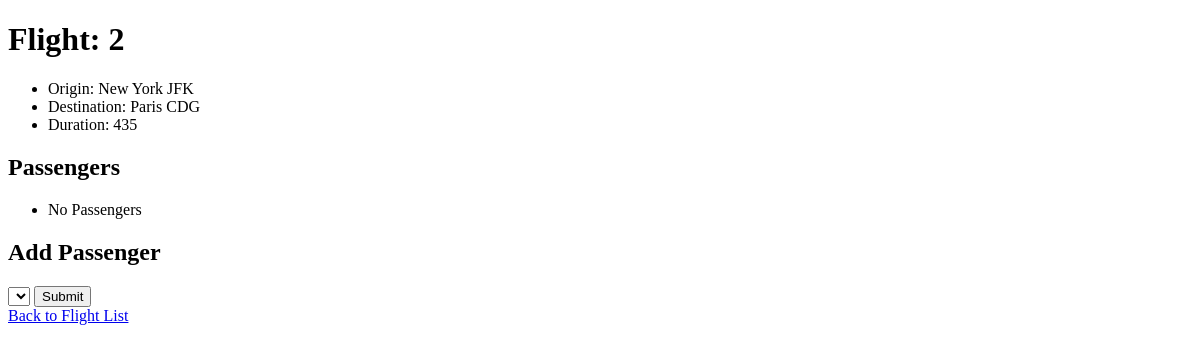
Before: /flights/2 with the older database file.
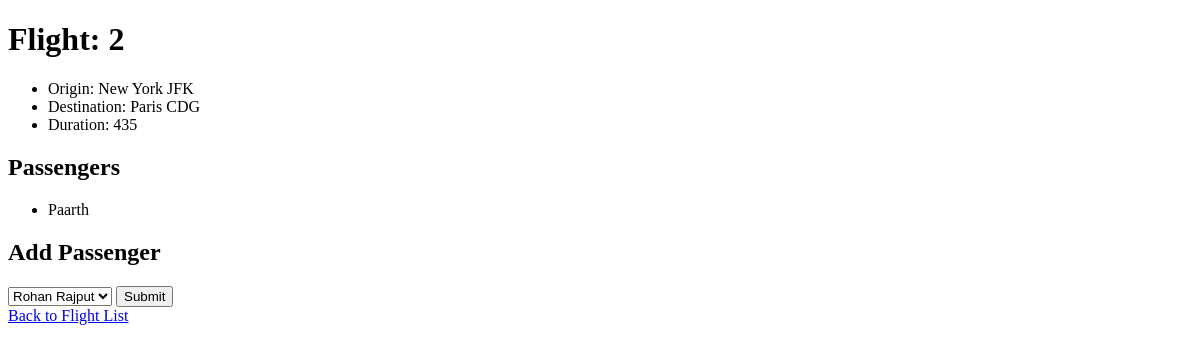
After: the same page with the newer database file.
### flights/models.py (models this page shows)
class Passengers(models.Model):
    firstname = models.CharField(max_length=50)
    lastname = models.CharField(max_length=50, blank=True)
    flights = models.ManyToManyField(Flight, blank=True, related_name="passengers")
    def __str__(self):
        return f"{self.firstname} {self.lastname}"

### flights/views.py (the view)
# urls.py: path("<int:flight_id>", views.flight, name="flight"),
def flight(request, flight_id):
    flight = Flight.objects.get(id = flight_id)
    return render(request, "flights/flight.html", {
        "flight": flight,
        "passengers": flight.passengers.all(),
        "non_passengers":Passengers.objects.exclude(flights=flight).all()
        })

### flights/models.py (called while the page is built)
    def __str__(self):
        return f"{self.city} {self.code}"

### flights/templates/flights/flight.html (shortened to what this page needs)
{% extends "flights/layout.html" %}
{% block body %}
    <h1>Flight: {{flight.id}} </h1>
    <ul>
        <li> Origin: {{flight.origin}}</li>
        <li> Destination: {{flight.destination}}</li>
        <li> Duration: {{flight.duration}}</li>
    </ul>
    <h2>Passengers</h2>
    <ul>
        {% for passenger in passengers %}
            <li>{{ passenger }}</li>
        {% empty %}
            <li>No Passengers</li>
        {% endfor %}
    </ul>
    <h2>Add Passenger</h2>
    <form action="{% url 'book' flight.id%}" method="post">
    <select name="passenger">
        {% for passenger in non_passengers %}
            <option value="{{passenger.id}}">{{passenger}}</option>
        {% endfor %}
    </select>
    <input type="submit">
    </form>
    <a href="{% url 'index' %}">Back to Flight List</a>
{% endblock body %}

Changed rows visible on the page:
added Passengers: firstname+lastname "Paarth"
Other visible differences:
form field passenger: (not shown) → "Rohan Rajput"
text no longer shown: "No Passengers"
